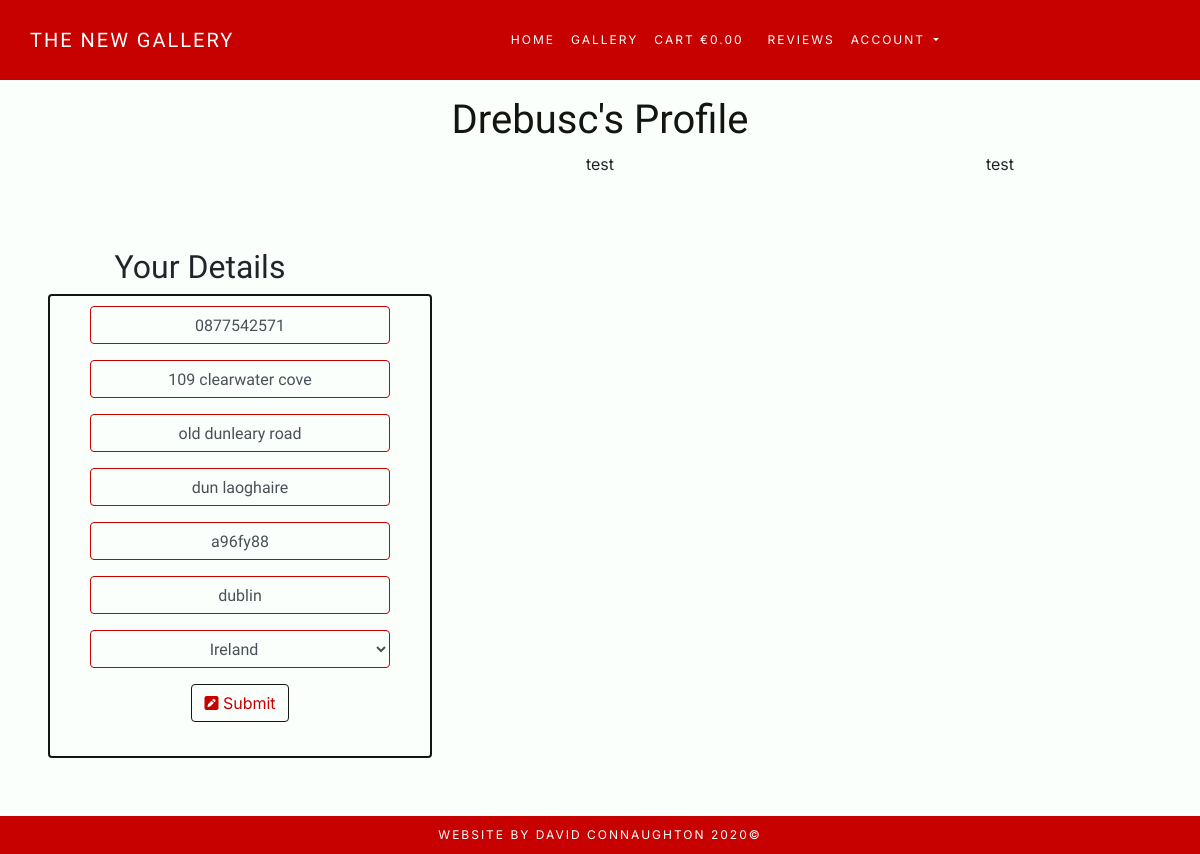
The page /profile/ (signed in) on the database as committed earlier.
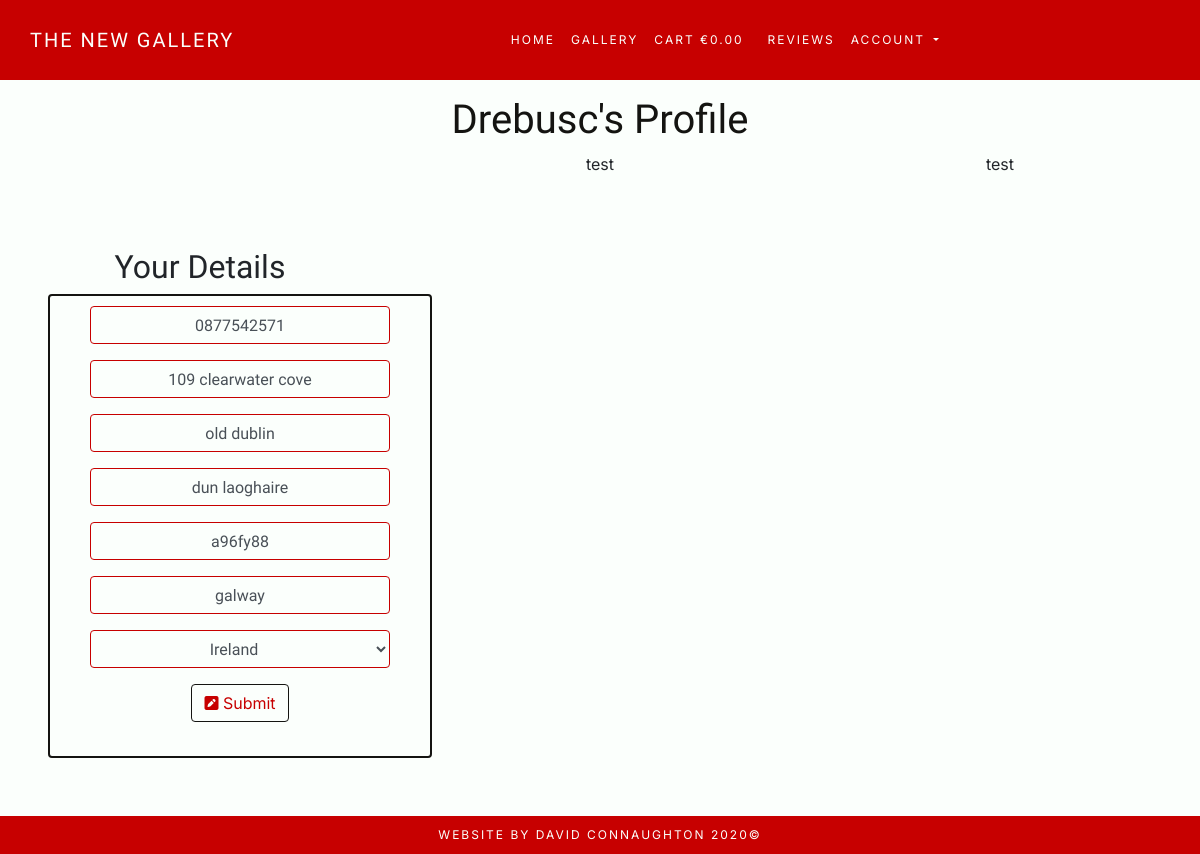
The same page on the database as committed later.
### profiles/models.py (models this page shows)
class UserProfile(models.Model):
    user = models.OneToOneField(User, on_delete=models.CASCADE)
    default_phone_number = models.CharField(
        max_length=32, null=True, blank=True)
    default_street_address_1 = models.CharField(
        max_length=50, null=True, blank=True)
    default_street_address_2 = models.CharField(
        max_length=50, null=True, blank=True)
    default_county = models.CharField(max_length=50, null=True, blank=True)
    default_postcode = models.CharField(max_length=15, null=True, blank=True)
    default_city = models.CharField(max_length=32, null=True, blank=True)
    default_country = CountryField(
        blank_label='Country', null=True, blank=True
    )
    def __str__(self):
        return self.user.username

### profiles/views.py (the view)
# urls.py: path('', views.profile, name='profile'),
def profile(request):
    profile = get_object_or_404(UserProfile, user=request.user)
    if request.method == 'POST':
        form = UserProfileForm(request.POST, instance=profile)
        if form.is_valid():
            form.save()
    form = UserProfileForm(instance=profile)
    orders = profile.orders.all()
    template = 'profiles/profile.html'
    context = {
        'profile': profile,
        'form': form,
        'orders': orders,
        'on_profile_page': True,
    }
    return render(request, template, context)

### cart/contexts.py (called while the page is built, shortened)
def cart_contents(request):
    cart_items = []
    total = 0
    photo_count = 0
    cart = request.session.get('cart', {})
    context = {
        'cart_items': cart_items,
        'total': total,
        'photo_count': photo_count,
    }
    return context

### profiles/templates/profiles/profile.html (shortened to what this page needs)
{% extends "base.html" %}
{% load static %}
{% load cart_tools %}
{% block extra_css %}
<link rel="stylesheet" href="{% static 'profiles/css/profiles.css' %}">
{% endblock %}
{% block content %}
    <div class="container-fluid mx-auto row justify-content-center">
        <h1 class="mt-5 pt-5 header profile-header">{{ profile }}'s Profile</h1>
        <br>
    </div>
    <div class="container-fluid">
        <div class="row">
            <div class="col-md-4 m-5 p-5 mx-auto text-center">
                <div class="row">
                    <div class="col-md-12">
                        <h2>Your Details</h2>
                        <div class="card mx-auto text-center card-outline">
                            <form action="{% url 'profile' %}" method="POST" id="profile-update-form">
                                {{ form|crispy }}
                                <button class="btn btn-outline page-button">
                                    <i class="fas fa-pen-square"></i>
                                        Submit
                                </button>
                            </form>
                            <br>
                        </div>
                    </div>
                </div>
            </div>
            <div class="col-md-4 mx-auto text-center">
                <div class="row">
                    <div class="col-md-12">
                        <p>test</p>
                    </div>
                </div>
            </div>
            <div class="col-md-4 mx-auto text-center">
                <div class="row">
                    <div class="col-md-12">
                        <p>test</p>
                    </div>
                </div>
            </div>
        </div>
    </div>
{% endblock %}

Rows that differ between the two databases and show on the page:
changed UserProfile "109 clearwater cove": default_street_address_2 "old dunleary road" → "old dublin"; default_city "dublin" → "galway"
